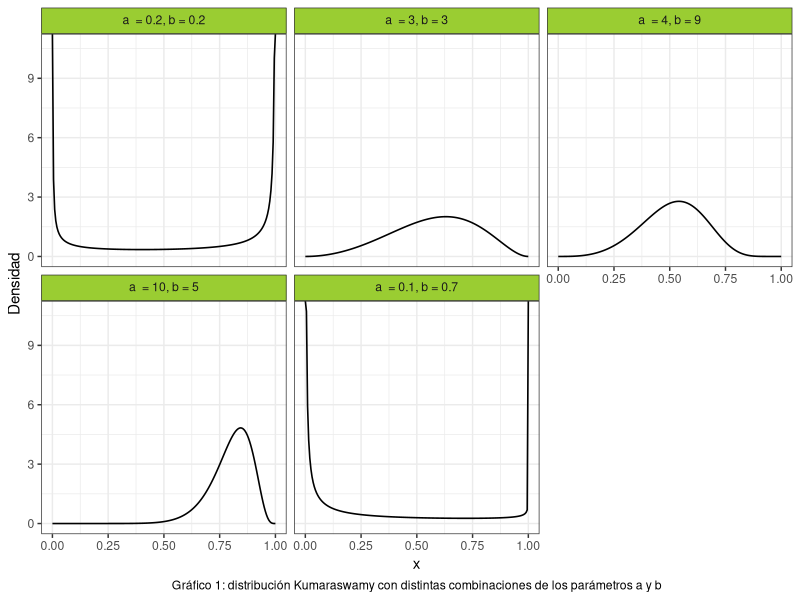
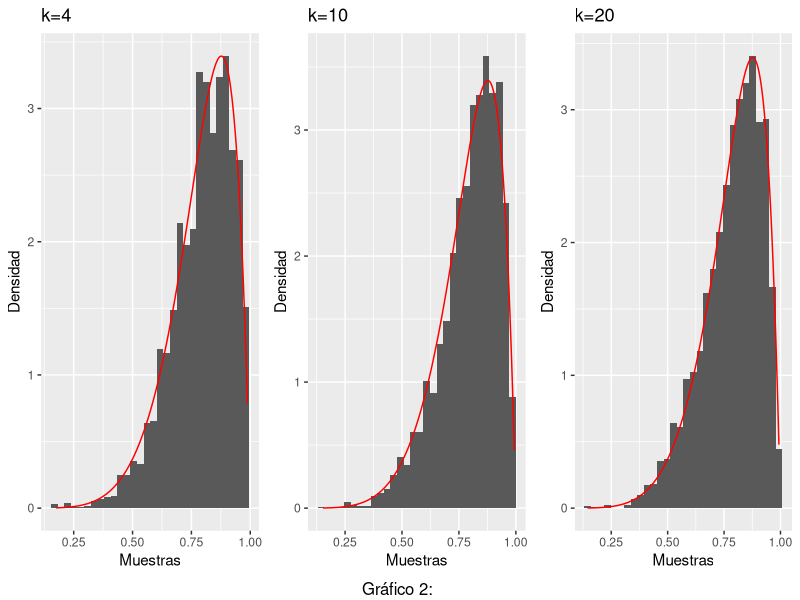
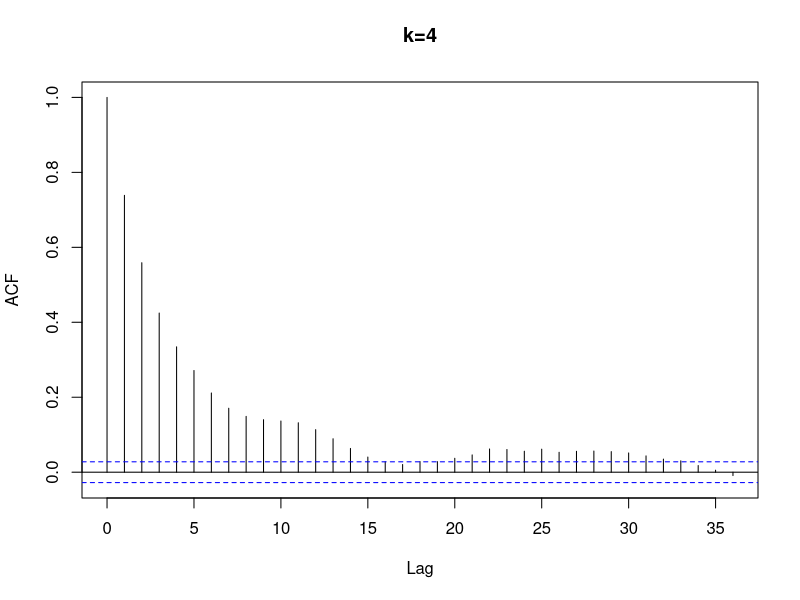
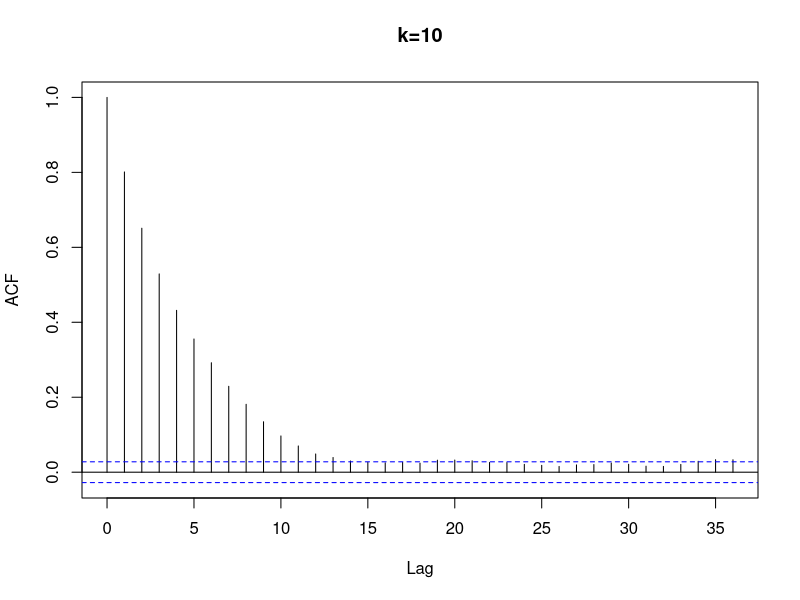
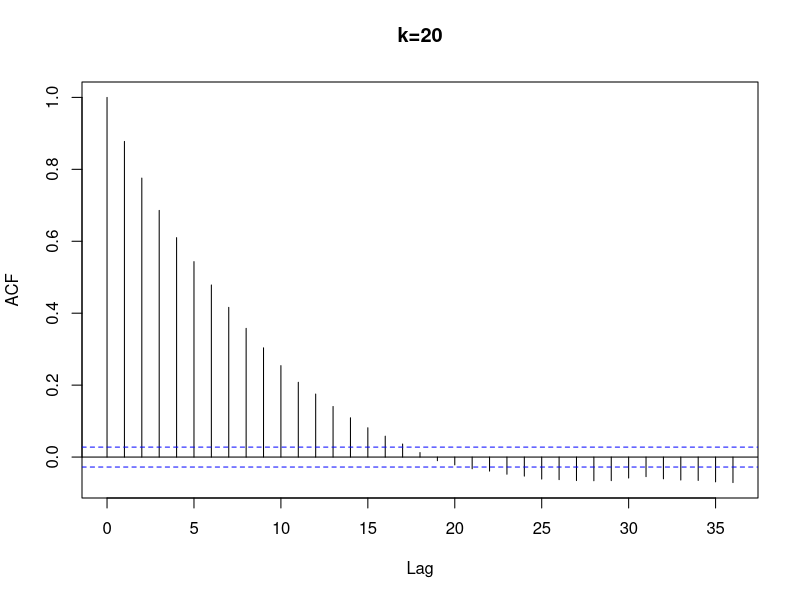
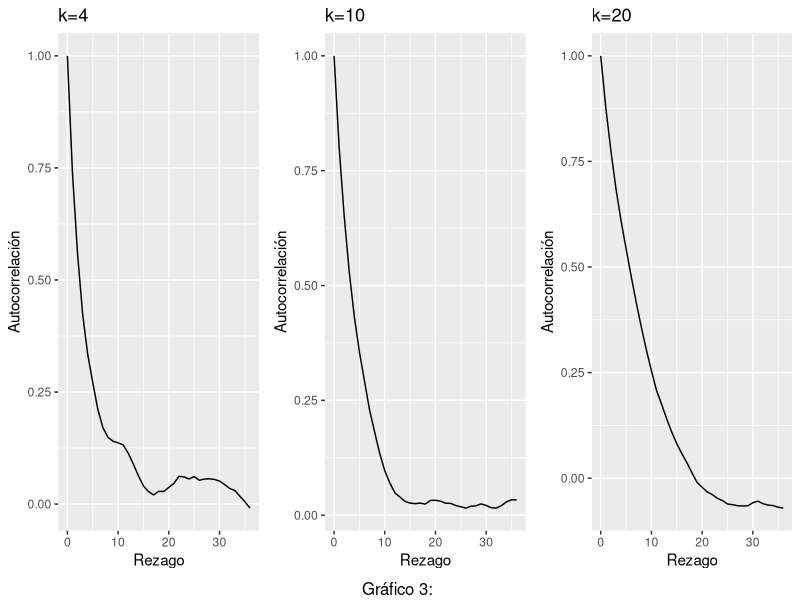
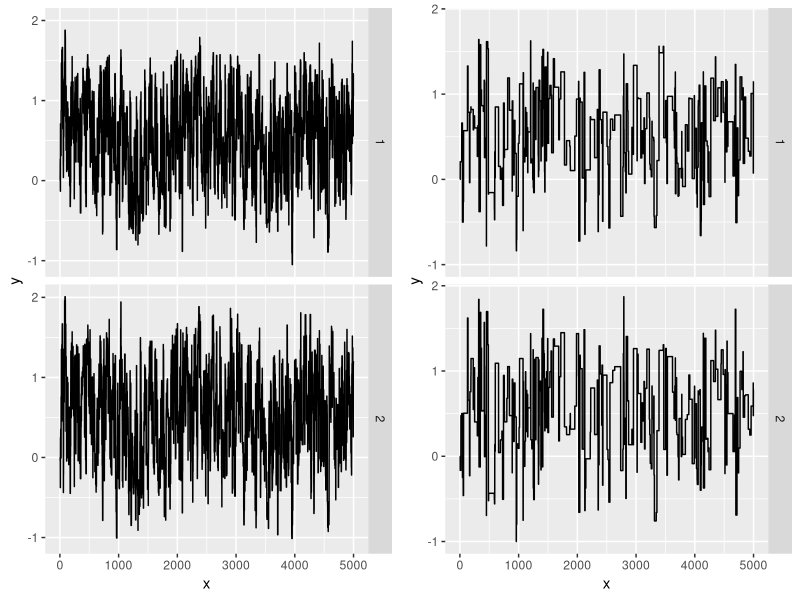
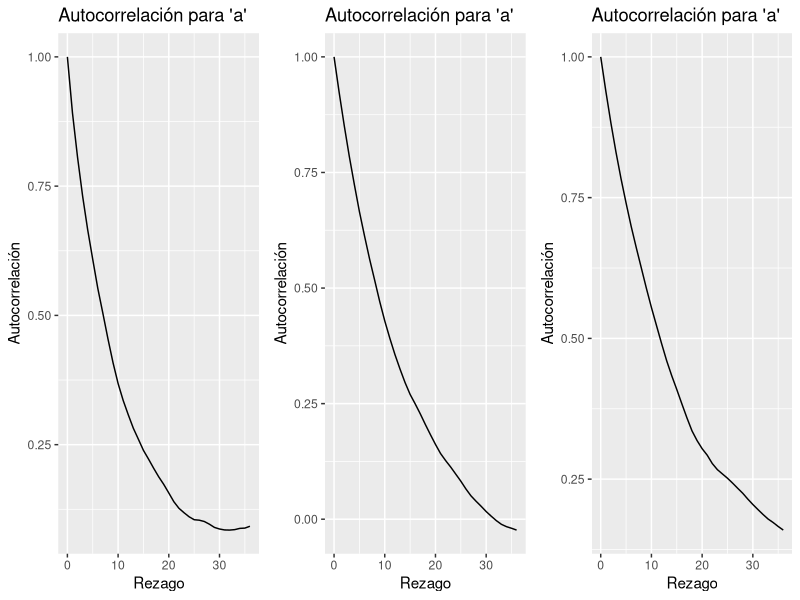

Write the R code that produced these figures, in order.
## ---- chunk 1
#Librerias
library(ggplot2)
library(dplyr)
library(gridExtra)
library(kableExtra)
library(stats)
library(mvtnorm)
set.seed(394)
## ---- chunk 2

cant_saltos <- 0


sample_mh <- function(d_objetivo, r_propuesta, d_propuesta, p_inicial, n) {
  muestras <- matrix(nrow = n, ncol = length(p_inicial))
  muestras[1, ] <- p_inicial
  
  for(i in 2:n) {
    p_actual <- muestras[i-1,]
    p_nuevo <- r_propuesta(p_actual)
    
    f_nuevo <- d_objetivo(p_nuevo)
    f_actual <- d_objetivo(p_actual)
    
    q_actual <- d_propuesta(p_actual, mean = p_nuevo)
    q_nuevo <- d_propuesta(p_nuevo, mean = p_actual)
    
    alpha <- min(1, (f_nuevo/f_actual)*(q_actual/q_nuevo))
    aceptar <- rbinom(1, 1, alpha)
    
    if(aceptar) { 
      muestras[i,] <- p_nuevo
      cant_saltos <- cant_saltos + 1
      
    } else {
      muestras[i,] <- p_actual
    }
  }
  
  if (ncol(muestras) == 1) {
    muestras <- as.vector(muestras)
  } 
  return(list(muestras=muestras,cant_saltos=cant_saltos))
}

## ---- chunk 3
#Punto 2
# Crear grilla para los valores de "x"
grid_n <- 200
x_grid <- seq(0, 1, length.out = grid_n)

kumaraswamy <- function(x, a, b){
  a*b*(x^(a-1))*((1-(x^a))^(b-1))
}

a <- c(0.2, 3, 4, 10, 0.1)
b <- c(0.2, 3, 9, 5, 0.7)


#Creamos un data frame para graficar la distribución de Kumaraswamy:

data1 <- data.frame(
  Funcion = as.factor(rep(1:5, each = grid_n)),
  Densidad = numeric(5 * grid_n),
  Grilla = rep(x_grid, times = 5)
) 

#Completamos el data frame con las densidades:
for(i in 1:5) {
    indices <- seq(from = 1 + (i - 1) * 200, to = 200 + (i - 1) * 200)
    data1$Densidad[indices] <- kumaraswamy(x_grid, a[i], b[i])
}

# Asigno etiquetas para cada función de kumaraswamy
levels(data1$Funcion) <- c(
  expression(a ~ " = 0.2," ~ b ~ "= 0.2"),
  expression(a ~ " = 3," ~ b ~ "= 3"),
  expression(a ~ " = 4," ~ b ~ "= 9"),
  expression(a ~ " = 10," ~ b ~ "= 5"),
  expression(a ~ " = 0.1," ~ b ~ "= 0.7")
)

ggplot(data = data1, aes(x = Grilla, y = Densidad)) +
  geom_line(size = 0.55) +
  facet_wrap(~Funcion, labeller = label_parsed) +
  theme_bw() +
  labs(x = "x",
       caption = "Gráfico 1: distribución Kumaraswamy con distintas combinaciones de los parámetros a y b") + 
  theme(
    strip.background = element_rect(fill = "olivedrab3"),
    plot.caption = element_text(hjust = 0.5)
  )

## ---- chunk 4
#Punto 3
concentracion3 <- c(4,10,20)
tabla3 <- data.frame ( 
  concentracion = rep(concentracion3, each = 5000),
  muestra = numeric(15000)
  )
tasa3 <- numeric(3)

for (i in 1:3) {
#Funciones a usar
d_objetivo3 <- function(x) kumaraswamy(x, 6, 2)
d_propuesta3 <- function(x, mean) dbeta(x, shape1 = mean * concentracion3[i], shape2 = (1-mean) * concentracion3[i])
r_propuesta3 <- function(x) rbeta(1, shape1 = x * concentracion3[i], shape2 = (1-x) * concentracion3[i])
#Donde x hace referencia a mu
n3 <- 5000
p_inicial3 <- rbeta(1,shape1=2,shape2=2)
funcion3 <- sample_mh(d_objetivo3, r_propuesta3, d_propuesta3, p_inicial3, n3)
indices <- seq(from = 1 + (i - 1) * 5000, to = 5000 + (i - 1) * 5000)
tabla3$muestra[indices] <- funcion3$muestras

tasa3[i] <- funcion3$cant_saltos/n3
} 

#Tasa de aceptacion
tabla3_2 <- data.frame(
  Concentracion = c("4","10","20"),
  Tasa_de_aceptacion = tasa3
) %>%
  kable() %>%
  kable_styling(bootstrap_options = c("striped","hover","condensed")) %>%
  add_footnote("Pie tabla")

#Gata peluda junta
# Agrego una columna con el orden de las muestras
tabla3$orden <- rep(1:5000, times = 3)
tabla3$concentracion <- as.factor(tabla3$concentracion) 


# Gráfico con múltiples líneas
grafico3_1 <- ggplot(data = tabla3, aes(x = orden, y = muestra, group = concentracion, color = concentracion)) +
  geom_line() +
  theme_bw() +
  labs(x = "x", y = "y", color = "Group", caption = "Título grafico") +
  theme(legend.position = "top")  
  
#Trace plots
plot_trace <- function(x){
  data.frame(x = seq_along(x), y = x) %>% 
    ggplot() +
    geom_line(aes(x = x, y = y))
}

grafico3_2 <- plot_trace(tabla3$muestra[1:5000]) + labs (caption = "Titulo grafico")
grafico3_3 <- plot_trace(tabla3$muestra[5001:10000]) + labs (caption = "Titulo grafico")
grafico3_4 <- plot_trace(tabla3$muestra[10001:15000]) + labs (caption = "Titulo grafico")

#Histogramas
plot_hist <- function(x, d_objetivo3) {
  x_seq <- seq(min(x), max(x), length.out = n3)
  df_hist <- data.frame(x = x)
  df_line <- data.frame(x = x_seq, y = d_objetivo3(x_seq))
  
  ggplot(df_hist)+
    geom_histogram(aes(x = x, y =after_stat(density))) +
    geom_line(aes(x = x, y = y), data = df_line, color = "red")
}
grafico3_5 <- plot_hist(tabla3$muestra[1:5000],d_objetivo3) +
  labs (title = "k=4", x = "Muestras", y = "Densidad")
grafico3_6 <- plot_hist(tabla3$muestra[5001:10000],d_objetivo3) +
  labs (title = "k=10", x = "Muestras", y = "Densidad")
grafico3_7 <- plot_hist(tabla3$muestra[10001:15000],d_objetivo3) +
  labs (title = "k=20", x = "Muestras", y = "Densidad")

grid.arrange(grafico3_5,grafico3_6,grafico3_7,nrow=1, bottom = "Gráfico 2: ")


#Graficos de autocorrelacion
invisible(a3 <- acf(tabla3$muestra[1:5000], main = "k=4"));

grafico3_8 <- ggplot()+
  geom_line(aes(y = a3$acf, x = a3$lag)) +
  labs (title = "k=4", x = "Rezago", y = "Autocorrelación")

invisible(b3 <- acf(tabla3$muestra[5001:10000], main = "k=10"));

grafico3_9 <- ggplot()+
  geom_line(aes(y = b3$acf, x = b3$lag)) +
  labs (title = "k=10", x = "Rezago", y = "Autocorrelación")

invisible(c3 <- acf(tabla3$muestra[10001:15000], main = "k=20"));

grafico3_10 <- ggplot()+
  geom_line(aes(y = c3$acf, x = c3$lag)) +
  labs (title = "k=20", x = "Rezago", y = "Autocorrelación")

grid.arrange(grafico3_8,grafico3_9,grafico3_10,nrow=1,  bottom = "Gráfico 3: ") 
## ---- chunk 5
#Punto 4
muestra4_1 <- tabla3$muestra[1:5000]
muestra4_2 <- tabla3$muestra[5001:10000]
muestra4_3 <- tabla3$muestra[10001:15000]

#Calculo de la media y los percentiles 5 y 95 para X:
medias <- c(mean(muestra4_1), mean(muestra4_2), mean(muestra4_3))
percentiles <- data.frame(
  Muestra = c("1", "2", "3"),
  Percentile_5 = c(quantile(muestra4_1, prob = c(0.05)),
                  quantile(muestra4_2, prob = c(0.05)),
                  quantile(muestra4_3, prob = c(0.05))
                  ),
  Percentil_95 = c(quantile(muestra4_1, prob = c(0.95)),
                  quantile(muestra4_2, prob = c(0.95)),
                  quantile(muestra4_3, prob = c(0.95))
                  )
)

#Cálculo de la media y los percentiles 5 y 95 para logit(X):
l_m1 <- log((muestra4_1/(1-muestra4_1)))
l_m2 <- log((muestra4_2/(1-muestra4_2)))
l_m3 <- log((muestra4_3/(1-muestra4_3)))


medias_l <- c(mean(l_m1), mean(l_m2), mean(l_m3))
percentiles_l <- data.frame(
  Muestra = c("1", "2", "3"),
  Percentile_5 = c(quantile(l_m1, prob = c(0.05)),
                  quantile(l_m2, prob = c(0.05)),
                  quantile(l_m3, prob = c(0.05))
                  ),
  Percentil_95 = c(quantile(l_m1, prob = c(0.95)),
                  quantile(l_m2, prob = c(0.95)),
                  quantile(l_m3, prob = c(0.95))
                  )
)



## ---- chunk 6
#Paso 7

# Funciones a utilizar
#1.Trace plot
plot_trace <- function(x, y) {
  n <- length(x)
  df <- data.frame(
    x = rep(1:n, 2),
    y = c(x,y),
    dimension = rep(1:2, each = n)
  )
  
  ggplot(df) + 
    geom_line(aes(x = x, y = y)) +
    facet_grid(rows = vars(dimension))
}


#2. Cálculo de R sombrero

W <- function(muestras) {
  
  mean(apply(muestras, 2, var))
 
}


B <-  function(muestras, M, S) {
  media_g <- mean(muestras)
  media_cadena <- mean(apply(muestras, 2, mean))
  
  
  b <- (S/(M-1))* sum((media_cadena-media_g)^2)
  #S = cantidad observaciones
  #M = cantidad muestras
  return(b)
}


r_hat <- function(x) {
  S <- nrow(x)
  M <- ncol(x)
  W <- W(x)
  B <- B(x, M, S)
  
  sqrt(((S/(S-1))*W + (1/S)*B)/W)
}

#3. Número efectivo de muestras
n_eff <- function(muestras){
  S <- length(muestras)
  autocorr <- acf(muestras, plot = F, lag = Inf)$acf
  limite <- which((autocorr < 0.001))[1] #sumamos hasta ese valor
  denom <- 1 + 2 * sum(autocorr[2:limite])
  
  S/denom
  
}


n7 <- 5000
funcion7_1 <- function(matriz_cov) {
    d_objetivo7 <- function(x) dmvnorm(x,c(0.4,0.75),matrix(c(1.35,0.4,0.4,2.4),nrow=2))
    d_propuesta7 <- function(x, mean) dmvnorm(x,mean = mean ,sigma = matriz_cov)
    r_propuesta7 <- function(x) rmvnorm(1, mean = x, sigma = matriz_cov)  


funcion7 <- sample_mh(d_objetivo7,r_propuesta7,d_propuesta7,c(0,0),n7)
muestra7 <- funcion7$muestras
grafico7_1 <- plot_trace(muestra7[,1],muestra7[,2])
r_sombrero <- r_hat(muestra7)
n_eff7_1 <- n_eff(muestra7[,1])
n_eff7_2 <- n_eff(muestra7[,2])
 return(list(grafico = grafico7_1, n1 = n_eff7_1, n2 = n_eff7_2, r = r_sombrero,
             muestra7 = muestra7))

}

#Evalucación de diferentes matrices de variancia y covariancia
matriz1 <- funcion7_1(matrix(c(2, 0.5, 0.5, 3), nrow = 2))
matriz2 <- funcion7_1(matrix(c(2, 0, 0, 3), nrow = 2))
matriz3 <- funcion7_1(matrix(c(0.4, 0, 0, 0.4), nrow = 2))
matriz4 <- funcion7_1(matrix(c(1, 0, 0, 1), nrow = 2))
matriz5 <- funcion7_1(matrix(c(5, 0, 0, 6), nrow = 2))

tabla <- data.frame(
  Matriz = c("1", "2", "3", "4", "5"),
  Num_efectivo_p1 = trunc(c(matriz1$n1, matriz2$n1, matriz3$n1, matriz4$n1, matriz5$n1)),
  Num_efectivo_p2 = trunc(c(matriz1$n2, matriz2$n2, matriz3$n2, matriz4$n2, matriz5$n2))
)
tabla
#Nos quedariamos con la ultima matriz.
## ---- chunk 7
#Punto 8: se calculan las probabilidades con la última matriz de var y cov.
muestra7 <- as.data.frame(matriz5$muestra7)
colnames(muestra7) <- c("X", "Y")

#Probabilidades estimadas
#Probabilidad n°1:
prob1 <- muestra7 %>% 
  filter(X > 1) %>% 
  count(Y < 0)

prob1$n[2]/(n7)


#Probabilidad n°2:
prob2 <- muestra7 %>% 
  filter(X > 1) %>% 
  count(Y > 2)

prob2$n[2]/(n7)



#Probabilidad n°3:
prob3 <- muestra7 %>% 
  filter(X > 0.4) %>% 
  count(Y > 0.75)

prob3$n[2]/(n7)



#Probabilidades reales:

#Probabilidad n°1:
pmvnorm(lower = c(1, -Inf), upper = c(Inf, 0), 
        mean = c(0.4, 0.75), sigma = matrix(c(1.35, 0.4, 0.4, 2.4), nrow = 2))

#Cómo funcionan "lower" y "upper"? 
#"lower" es un vector que indica los limites inferiores de cada variable: 1 para X y -Infinito para Y; "upper" funciona de manera igual.


#Probabilidad n°2:
pmvnorm(lower = c(1, 2), upper = c(Inf, Inf), 
        mean = c(0.4, 0.75), sigma = matrix(c(1.35, 0.4, 0.4, 2.4), nrow = 2))



#Probabilidad n°3:
pmvnorm(lower = c(0.4, 0.75), upper = c(Inf, Inf), 
        mean = c(0.4, 0.75), sigma = matrix(c(1.35, 0.4, 0.4, 2.4), nrow = 2))


## ---- chunk 8
#Punto 9

p_estrella <- function(x, a, b){
  exp(-((((a - x[1])^2) + b * ((x[2] - x[1])^2))^2))
}



n9 <- 5000

funcion9_1 <- function(matriz_cov) {
    d_objetivo9 <- function(x) p_estrella(x, 0.5, 5)
    d_propuesta9 <- function(x, mean) dmvnorm(x, mean = mean, sigma = matriz_cov)
    r_propuesta9 <- function(x) rmvnorm(1, mean = x, sigma = matriz_cov)  
    
    funcion9 <- sample_mh(d_objetivo9,r_propuesta9,d_propuesta9,c(0,0),n9)
    muestra9 <- funcion9$muestras
    grafico9_1 <- plot_trace(muestra9[,1],muestra9[,2])
    
    n_eff9_1 <- n_eff(muestra9[,1])
    n_eff9_2 <- n_eff(muestra9[,2])
    tasa9 <- funcion9$cant_saltos/n9
    autocorr_1 <- acf(muestra9[,1], plot = F)
    autocorr_2 <- acf(muestra9[,2], plot = F)
    
    return(list(grafico = grafico9_1, n1 = n_eff9_1, n2 = n_eff9_2,
             muestra9 = muestra9, tasa9 = tasa9, autocorr_p1 = autocorr_1,
             autocorr_p2 = autocorr_2))

}


matriz1 <- funcion9_1(matrix(c(0.3, 0.1, 0.1, 0.2), nrow = 2))
matriz2 <- funcion9_1(matrix(c(2, 0, 0, 2), nrow = 2))
matriz3 <- funcion9_1(matrix(c(4, 1, 1, 4), nrow = 2))



grafico9_1_1 <- ggplot()+
  geom_line(aes(y = matriz1$autocorr_p1$acf, x = matriz1$autocorr_p1$lag)) +
  labs (title = "Autocorrelación para 'a' ", x = "Rezago", y = "Autocorrelación")

grafico9_1_2 <- ggplot()+
  geom_line(aes(y = matriz1$autocorr_p2$acf, x = matriz1$autocorr_p2$lag)) +
  labs (title = "Autocorrelación para 'b' ", x = "Rezago", y = "Autocorrelación")


grafico9_2_1 <- ggplot()+
  geom_line(aes(y = matriz2$autocorr_p1$acf, x = matriz2$autocorr_p1$lag)) +
  labs (title = "Autocorrelación para 'a' ", x = "Rezago", y = "Autocorrelación")

grafico9_2_2 <- ggplot()+
  geom_line(aes(y = matriz2$autocorr_p2$acf, x = matriz2$autocorr_p2$lag)) +
  labs (title = "Autocorrelación para 'b' ", x = "Rezago", y = "Autocorrelación")

grafico9_3_1 <- ggplot()+
  geom_line(aes(y = matriz3$autocorr_p1$acf, x = matriz3$autocorr_p1$lag)) +
  labs (title = "Autocorrelación para 'a' ", x = "Rezago", y = "Autocorrelación")


grafico9_3_2 <- ggplot()+
  geom_line(aes(y = matriz3$autocorr_p2$acf, x = matriz3$autocorr_p2$lag)) +
  labs (title = "Autocorrelación para 'b' ", x = "Rezago", y = "Autocorrelación")
## ---- chunk 9
grid.arrange(matriz1$grafico, matriz3$grafico, ncol= 2)

tasas <- data.frame(
  Matriz = c("1", "2", "3"),
  Tasa = c(matriz1$tasa9, matriz2$tasa9, matriz3$tasa9)
)


grid.arrange(grafico9_1_1, grafico9_2_1, grafico9_3_1, ncol = 3)
grid.arrange(grafico9_1_2, grafico9_2_2, grafico9_3_2, ncol = 3)
## ---- chunk 10
#Punto 10
muestra9 <- as.data.frame(matriz1$muestra9)
colnames(muestra9) <- c("X", "Y")

#Probabilidades estimadas
#Probabilidad n°1:
prob1 <- muestra9 %>% 
  filter(X > 0 & X < 1 ) %>% 
  count(Y < 1 & Y > 0)

prob1$n[2]/(n9)



#Probabilidad n°2:
prob2 <- muestra9 %>% 
  filter(X > -1 & X < 0 ) %>% 
  count(Y < 1 & Y > 0)

prob2$n[2]/(n9)




#Probabilidad n°3:
prob3 <- muestra9 %>% 
  filter(X > 1 & X < 2 ) %>% 
  count(Y < 3 & Y > 2)

prob3$n[2]/(n9)
